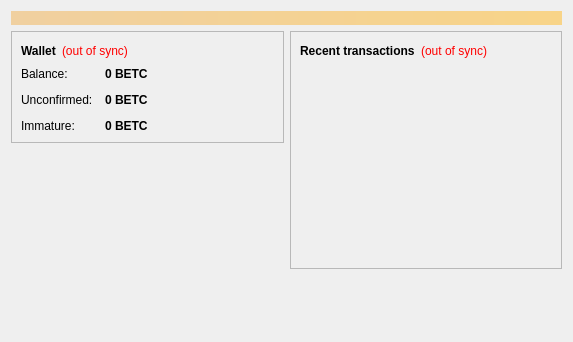
<?xml version="1.0" encoding="UTF-8"?>
<ui version="4.0">
 <class>OverviewPage</class>
 <widget class="QWidget" name="OverviewPage">
  <property name="geometry">
   <rect>
    <x>0</x>
    <y>0</y>
    <width>573</width>
    <height>342</height>
   </rect>
  </property>
  <property name="windowTitle">
   <string>Form</string>
  </property>
  <layout class="QVBoxLayout" name="topLayout">
   <item>
    <widget class="QLabel" name="labelAlerts">
     <property name="visible">
      <bool>false</bool>
     </property>
     <property name="styleSheet">
      <string notr="true">background-color: qlineargradient(x1: 0, y1: 0, x2: 1, y2: 0, stop:0 #F0D0A0, stop:1 #F8D488); color:#000000;</string>
     </property>
     <property name="wordWrap">
      <bool>true</bool>
     </property>
     <property name="margin">
      <number>3</number>
     </property>
    </widget>
   </item>
   <item>
    <layout class="QHBoxLayout" name="horizontalLayout" stretch="1,1">
     <item>
      <layout class="QVBoxLayout" name="verticalLayout_2">
       <item>
        <widget class="QFrame" name="frame">
         <property name="frameShape">
          <enum>QFrame::StyledPanel</enum>
         </property>
         <property name="frameShadow">
          <enum>QFrame::Raised</enum>
         </property>
         <layout class="QVBoxLayout" name="verticalLayout_4">
          <item>
           <layout class="QHBoxLayout" name="horizontalLayout_4">
            <item>
             <widget class="QLabel" name="label_5">
              <property name="font">
               <font>
                <weight>75</weight>
                <bold>true</bold>
               </font>
              </property>
              <property name="text">
               <string>Wallet</string>
              </property>
             </widget>
            </item>
            <item>
             <widget class="QLabel" name="labelWalletStatus">
              <property name="toolTip">
               <string>The displayed information may be out of date. Your wallet automatically synchronizes with the Betcoin network after a connection is established, but this process has not completed yet.</string>
              </property>
              <property name="styleSheet">
               <string notr="true">QLabel { color: red; }</string>
              </property>
              <property name="text">
               <string notr="true">(out of sync)</string>
              </property>
              <property name="alignment">
               <set>Qt::AlignLeading|Qt::AlignLeft|Qt::AlignVCenter</set>
              </property>
             </widget>
            </item>
            <item>
             <spacer name="horizontalSpacer_2">
              <property name="orientation">
               <enum>Qt::Horizontal</enum>
              </property>
              <property name="sizeHint" stdset="0">
               <size>
                <width>40</width>
                <height>20</height>
               </size>
              </property>
             </spacer>
            </item>
           </layout>
          </item>
          <item>
           <layout class="QFormLayout" name="formLayout_2">
            <property name="fieldGrowthPolicy">
             <enum>QFormLayout::AllNonFixedFieldsGrow</enum>
            </property>
            <property name="horizontalSpacing">
             <number>12</number>
            </property>
            <property name="verticalSpacing">
             <number>12</number>
            </property>
            <item row="0" column="0">
             <widget class="QLabel" name="label">
              <property name="text">
               <string>Balance:</string>
              </property>
             </widget>
            </item>
            <item row="0" column="1">
             <widget class="QLabel" name="labelBalance">
              <property name="font">
               <font>
                <weight>75</weight>
                <bold>true</bold>
               </font>
              </property>
              <property name="cursor">
               <cursorShape>IBeamCursor</cursorShape>
              </property>
              <property name="toolTip">
               <string>Your current balance</string>
              </property>
              <property name="text">
               <string notr="true">0 BETC</string>
              </property>
              <property name="textInteractionFlags">
               <set>Qt::LinksAccessibleByMouse|Qt::TextSelectableByKeyboard|Qt::TextSelectableByMouse</set>
              </property>
             </widget>
            </item>
            <item row="1" column="0">
             <widget class="QLabel" name="label_3">
              <property name="text">
               <string>Unconfirmed:</string>
              </property>
             </widget>
            </item>
            <item row="1" column="1">
             <widget class="QLabel" name="labelUnconfirmed">
              <property name="font">
               <font>
                <weight>75</weight>
                <bold>true</bold>
               </font>
              </property>
              <property name="cursor">
               <cursorShape>IBeamCursor</cursorShape>
              </property>
              <property name="toolTip">
               <string>Total of transactions that have yet to be confirmed, and do not yet count toward the current balance</string>
              </property>
              <property name="text">
               <string notr="true">0 BETC</string>
              </property>
              <property name="textInteractionFlags">
               <set>Qt::LinksAccessibleByMouse|Qt::TextSelectableByKeyboard|Qt::TextSelectableByMouse</set>
              </property>
             </widget>
            </item>
            <item row="2" column="0">
             <widget class="QLabel" name="labelImmatureText">
              <property name="text">
               <string>Immature:</string>
              </property>
             </widget>
            </item>
            <item row="2" column="1">
             <widget class="QLabel" name="labelImmature">
              <property name="font">
               <font>
                <weight>75</weight>
                <bold>true</bold>
               </font>
              </property>
              <property name="toolTip">
               <string>Mined balance that has not yet matured</string>
              </property>
              <property name="text">
               <string notr="true">0 BETC</string>
              </property>
              <property name="textInteractionFlags">
               <set>Qt::LinksAccessibleByMouse|Qt::TextSelectableByKeyboard|Qt::TextSelectableByMouse</set>
              </property>
             </widget>
            </item>
           </layout>
          </item>
         </layout>
        </widget>
       </item>
       <item>
        <spacer name="verticalSpacer">
         <property name="orientation">
          <enum>Qt::Vertical</enum>
         </property>
         <property name="sizeHint" stdset="0">
          <size>
           <width>20</width>
           <height>40</height>
          </size>
         </property>
        </spacer>
       </item>
      </layout>
     </item>
     <item>
      <layout class="QVBoxLayout" name="verticalLayout_3">
       <item>
        <widget class="QFrame" name="frame_2">
         <property name="frameShape">
          <enum>QFrame::StyledPanel</enum>
         </property>
         <property name="frameShadow">
          <enum>QFrame::Raised</enum>
         </property>
         <layout class="QVBoxLayout" name="verticalLayout">
          <item>
           <layout class="QHBoxLayout" name="horizontalLayout_2">
            <item>
             <widget class="QLabel" name="label_4">
              <property name="text">
               <string>&lt;b&gt;Recent transactions&lt;/b&gt;</string>
              </property>
             </widget>
            </item>
            <item>
             <widget class="QLabel" name="labelTransactionsStatus">
              <property name="toolTip">
               <string>The displayed information may be out of date. Your wallet automatically synchronizes with the Betcoin network after a connection is established, but this process has not completed yet.</string>
              </property>
              <property name="styleSheet">
               <string notr="true">QLabel { color: red; }</string>
              </property>
              <property name="text">
               <string notr="true">(out of sync)</string>
              </property>
              <property name="alignment">
               <set>Qt::AlignRight|Qt::AlignTrailing|Qt::AlignVCenter</set>
              </property>
             </widget>
            </item>
            <item>
             <spacer name="horizontalSpacer">
              <property name="orientation">
               <enum>Qt::Horizontal</enum>
              </property>
              <property name="sizeHint" stdset="0">
               <size>
                <width>40</width>
                <height>20</height>
               </size>
              </property>
             </spacer>
            </item>
           </layout>
          </item>
          <item>
           <widget class="QListView" name="listTransactions">
            <property name="styleSheet">
             <string notr="true">QListView { background: transparent; }</string>
            </property>
            <property name="frameShape">
             <enum>QFrame::NoFrame</enum>
            </property>
            <property name="verticalScrollBarPolicy">
             <enum>Qt::ScrollBarAlwaysOff</enum>
            </property>
            <property name="horizontalScrollBarPolicy">
             <enum>Qt::ScrollBarAlwaysOff</enum>
            </property>
            <property name="selectionMode">
             <enum>QAbstractItemView::NoSelection</enum>
            </property>
           </widget>
          </item>
         </layout>
        </widget>
       </item>
       <item>
        <spacer name="verticalSpacer_2">
         <property name="orientation">
          <enum>Qt::Vertical</enum>
         </property>
         <property name="sizeHint" stdset="0">
          <size>
           <width>20</width>
           <height>40</height>
          </size>
         </property>
        </spacer>
       </item>
      </layout>
     </item>
    </layout>
   </item>
  </layout>
 </widget>
 <resources/>
 <connections/>
</ui>
